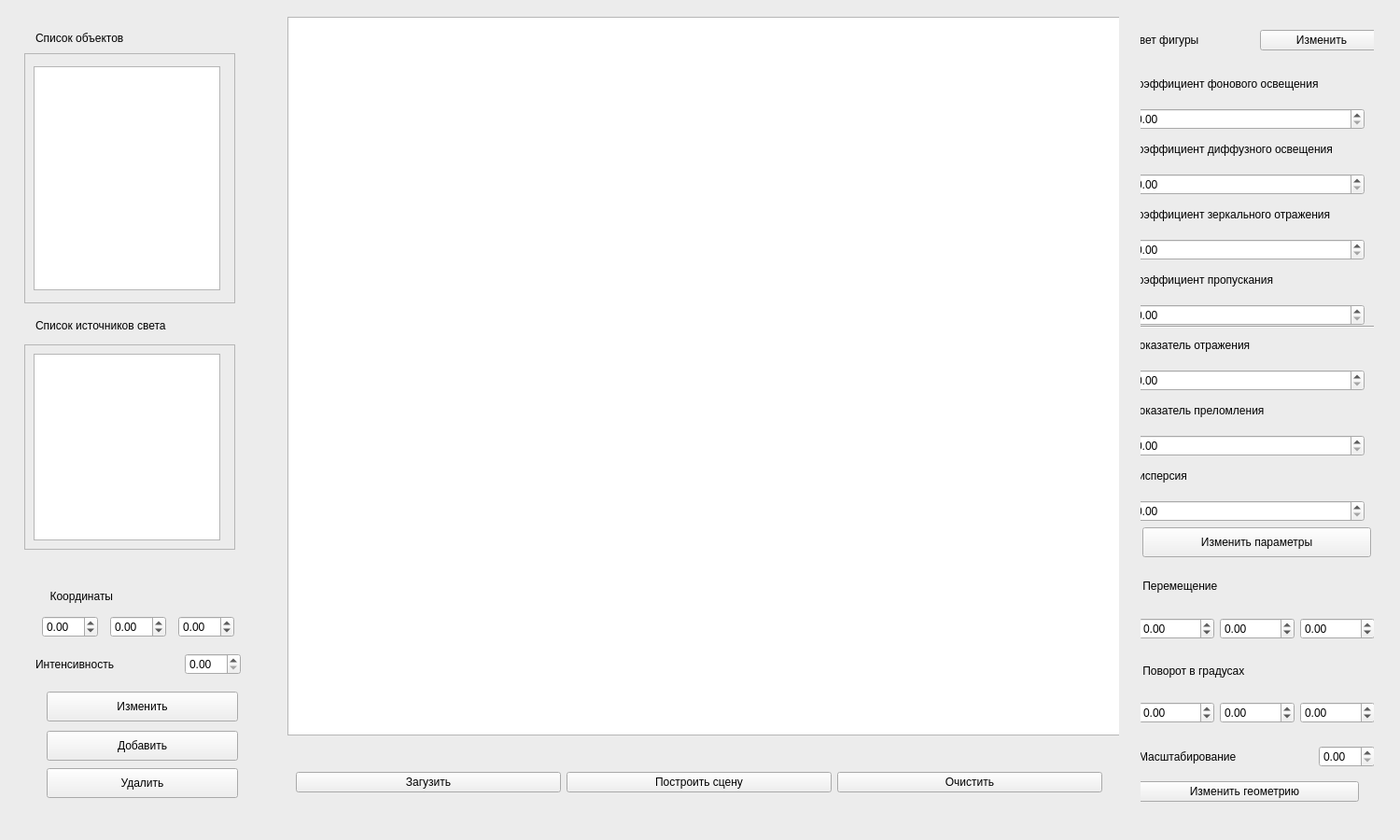
<?xml version="1.0" encoding="UTF-8"?>
<ui version="4.0">
 <class>MainWindow</class>
 <widget class="QMainWindow" name="MainWindow">
  <property name="geometry">
   <rect>
    <x>0</x>
    <y>0</y>
    <width>1500</width>
    <height>900</height>
   </rect>
  </property>
  <property name="minimumSize">
   <size>
    <width>1500</width>
    <height>850</height>
   </size>
  </property>
  <property name="maximumSize">
   <size>
    <width>1500</width>
    <height>907</height>
   </size>
  </property>
  <property name="palette">
   <palette>
    <active>
     <colorrole role="Window">
      <brush brushstyle="SolidPattern">
       <color alpha="255">
        <red>228</red>
        <green>212</green>
        <blue>240</blue>
       </color>
      </brush>
     </colorrole>
    </active>
    <inactive>
     <colorrole role="Window">
      <brush brushstyle="SolidPattern">
       <color alpha="255">
        <red>236</red>
        <green>236</green>
        <blue>236</blue>
       </color>
      </brush>
     </colorrole>
    </inactive>
    <disabled>
     <colorrole role="Window">
      <brush brushstyle="SolidPattern">
       <color alpha="255">
        <red>228</red>
        <green>212</green>
        <blue>240</blue>
       </color>
      </brush>
     </colorrole>
    </disabled>
   </palette>
  </property>
  <property name="windowTitle">
   <string>MainWindow</string>
  </property>
  <property name="layoutDirection">
   <enum>Qt::LeftToRight</enum>
  </property>
  <widget class="QWidget" name="centralwidget">
   <property name="sizePolicy">
    <sizepolicy hsizetype="Fixed" vsizetype="Fixed">
     <horstretch>0</horstretch>
     <verstretch>0</verstretch>
    </sizepolicy>
   </property>
   <layout class="QGridLayout" name="gridLayout">
    <item row="0" column="3">
     <widget class="QWidget" name="canvas_widget" native="true">
      <property name="minimumSize">
       <size>
        <width>900</width>
        <height>0</height>
       </size>
      </property>
      <property name="maximumSize">
       <size>
        <width>900</width>
        <height>16777215</height>
       </size>
      </property>
      <layout class="QVBoxLayout" name="verticalLayout_5">
       <item>
        <widget class="QGraphicsView" name="canvas">
         <property name="minimumSize">
          <size>
           <width>900</width>
           <height>770</height>
          </size>
         </property>
         <property name="maximumSize">
          <size>
           <width>900</width>
           <height>770</height>
          </size>
         </property>
        </widget>
       </item>
       <item>
        <widget class="QWidget" name="draw_load_widget" native="true">
         <property name="sizePolicy">
          <sizepolicy hsizetype="Expanding" vsizetype="Preferred">
           <horstretch>0</horstretch>
           <verstretch>0</verstretch>
          </sizepolicy>
         </property>
         <property name="minimumSize">
          <size>
           <width>0</width>
           <height>0</height>
          </size>
         </property>
         <property name="maximumSize">
          <size>
           <width>900</width>
           <height>16777215</height>
          </size>
         </property>
         <layout class="QHBoxLayout" name="horizontalLayout_13">
          <item>
           <widget class="QPushButton" name="load">
            <property name="text">
             <string>Загузить</string>
            </property>
           </widget>
          </item>
          <item>
           <widget class="QPushButton" name="draw">
            <property name="text">
             <string>Построить сцену</string>
            </property>
           </widget>
          </item>
          <item>
           <widget class="QPushButton" name="clean">
            <property name="text">
             <string>Очистить</string>
            </property>
           </widget>
          </item>
         </layout>
        </widget>
       </item>
      </layout>
     </widget>
    </item>
    <item row="0" column="0">
     <widget class="QWidget" name="light_widget" native="true">
      <property name="minimumSize">
       <size>
        <width>250</width>
        <height>0</height>
       </size>
      </property>
      <property name="maximumSize">
       <size>
        <width>250</width>
        <height>16777215</height>
       </size>
      </property>
      <widget class="QWidget" name="objects_list_widget" native="true">
       <property name="geometry">
        <rect>
         <x>0</x>
         <y>12</y>
         <width>250</width>
         <height>310</height>
        </rect>
       </property>
       <property name="minimumSize">
        <size>
         <width>250</width>
         <height>0</height>
        </size>
       </property>
       <widget class="QLabel" name="objects_list_label">
        <property name="geometry">
         <rect>
          <x>12</x>
          <y>12</y>
          <width>108</width>
          <height>16</height>
         </rect>
        </property>
        <property name="text">
         <string>Список объектов</string>
        </property>
       </widget>
       <widget class="QScrollArea" name="objects_list_scroll">
        <property name="geometry">
         <rect>
          <x>0</x>
          <y>36</y>
          <width>226</width>
          <height>268</height>
         </rect>
        </property>
        <property name="widgetResizable">
         <bool>true</bool>
        </property>
        <widget class="QWidget" name="objects_list_scroll_widget">
         <property name="geometry">
          <rect>
           <x>0</x>
           <y>0</y>
           <width>224</width>
           <height>266</height>
          </rect>
         </property>
         <layout class="QVBoxLayout" name="verticalLayout_6">
          <item>
           <widget class="QListWidget" name="objects_list">
            <property name="maximumSize">
             <size>
              <width>200</width>
              <height>240</height>
             </size>
            </property>
           </widget>
          </item>
         </layout>
        </widget>
       </widget>
      </widget>
      <widget class="QWidget" name="lights_list_widget" native="true">
       <property name="geometry">
        <rect>
         <x>0</x>
         <y>320</y>
         <width>250</width>
         <height>260</height>
        </rect>
       </property>
       <property name="minimumSize">
        <size>
         <width>250</width>
         <height>0</height>
        </size>
       </property>
       <widget class="QLabel" name="lights_list_label">
        <property name="geometry">
         <rect>
          <x>12</x>
          <y>12</y>
          <width>161</width>
          <height>16</height>
         </rect>
        </property>
        <property name="text">
         <string>Список источников света</string>
        </property>
       </widget>
       <widget class="QScrollArea" name="lights_list_scroll">
        <property name="geometry">
         <rect>
          <x>0</x>
          <y>40</y>
          <width>226</width>
          <height>220</height>
         </rect>
        </property>
        <property name="maximumSize">
         <size>
          <width>226</width>
          <height>220</height>
         </size>
        </property>
        <property name="widgetResizable">
         <bool>true</bool>
        </property>
        <widget class="QWidget" name="lights_list_scroll_widget">
         <property name="geometry">
          <rect>
           <x>0</x>
           <y>0</y>
           <width>224</width>
           <height>218</height>
          </rect>
         </property>
         <layout class="QVBoxLayout" name="verticalLayout_12">
          <item>
           <widget class="QListWidget" name="lights_list">
            <property name="maximumSize">
             <size>
              <width>200</width>
              <height>200</height>
             </size>
            </property>
           </widget>
          </item>
         </layout>
        </widget>
       </widget>
      </widget>
      <widget class="QWidget" name="lights_actions_widget" native="true">
       <property name="geometry">
        <rect>
         <x>12</x>
         <y>580</y>
         <width>250</width>
         <height>281</height>
        </rect>
       </property>
       <property name="minimumSize">
        <size>
         <width>250</width>
         <height>0</height>
        </size>
       </property>
       <widget class="QLabel" name="coordinates_light_label">
        <property name="geometry">
         <rect>
          <x>0</x>
          <y>42</y>
          <width>92</width>
          <height>16</height>
         </rect>
        </property>
        <property name="text">
         <string>  Координаты</string>
        </property>
        <property name="alignment">
         <set>Qt::AlignCenter</set>
        </property>
       </widget>
       <widget class="QWidget" name="coordinates_light_widget" native="true">
        <property name="geometry">
         <rect>
          <x>0</x>
          <y>60</y>
          <width>220</width>
          <height>45</height>
         </rect>
        </property>
        <layout class="QHBoxLayout" name="horizontalLayout_9">
         <item>
          <widget class="QDoubleSpinBox" name="light_x">
           <property name="maximumSize">
            <size>
             <width>60</width>
             <height>16777215</height>
            </size>
           </property>
           <property name="minimum">
            <double>-10000.000000000000000</double>
           </property>
           <property name="maximum">
            <double>10000.000000000000000</double>
           </property>
           <property name="singleStep">
            <double>1.000000000000000</double>
           </property>
          </widget>
         </item>
         <item>
          <widget class="QDoubleSpinBox" name="light_y">
           <property name="maximumSize">
            <size>
             <width>60</width>
             <height>16777215</height>
            </size>
           </property>
           <property name="minimum">
            <double>-10000.000000000000000</double>
           </property>
           <property name="maximum">
            <double>10000.000000000000000</double>
           </property>
           <property name="singleStep">
            <double>1.000000000000000</double>
           </property>
          </widget>
         </item>
         <item>
          <widget class="QDoubleSpinBox" name="light_z">
           <property name="maximumSize">
            <size>
             <width>60</width>
             <height>16777215</height>
            </size>
           </property>
           <property name="minimum">
            <double>-10000.000000000000000</double>
           </property>
           <property name="maximum">
            <double>10000.000000000000000</double>
           </property>
          </widget>
         </item>
        </layout>
       </widget>
       <widget class="QWidget" name="light_intensity_widget" native="true">
        <property name="geometry">
         <rect>
          <x>0</x>
          <y>100</y>
          <width>220</width>
          <height>45</height>
         </rect>
        </property>
        <layout class="QHBoxLayout" name="horizontalLayout_11">
         <item>
          <widget class="QLabel" name="light_intensity_label">
           <property name="text">
            <string>Интенсивность</string>
           </property>
          </widget>
         </item>
         <item>
          <widget class="QDoubleSpinBox" name="light_intensity">
           <property name="minimumSize">
            <size>
             <width>52</width>
             <height>0</height>
            </size>
           </property>
           <property name="maximumSize">
            <size>
             <width>60</width>
             <height>16777215</height>
            </size>
           </property>
           <property name="maximum">
            <double>1.000000000000000</double>
           </property>
           <property name="singleStep">
            <double>0.000001000000000</double>
           </property>
          </widget>
         </item>
        </layout>
       </widget>
       <widget class="QPushButton" name="change_light">
        <property name="geometry">
         <rect>
          <x>12</x>
          <y>152</y>
          <width>205</width>
          <height>32</height>
         </rect>
        </property>
        <property name="text">
         <string>Изменить</string>
        </property>
       </widget>
       <widget class="QPushButton" name="add_light">
        <property name="geometry">
         <rect>
          <x>12</x>
          <y>194</y>
          <width>205</width>
          <height>32</height>
         </rect>
        </property>
        <property name="text">
         <string>Добавить</string>
        </property>
       </widget>
       <widget class="QPushButton" name="del_light">
        <property name="geometry">
         <rect>
          <x>12</x>
          <y>234</y>
          <width>205</width>
          <height>32</height>
         </rect>
        </property>
        <property name="text">
         <string>Удалить</string>
        </property>
       </widget>
      </widget>
     </widget>
    </item>
    <item row="0" column="4">
     <widget class="QWidget" name="object_widget" native="true">
      <property name="minimumSize">
       <size>
        <width>250</width>
        <height>0</height>
       </size>
      </property>
      <property name="maximumSize">
       <size>
        <width>250</width>
        <height>16777215</height>
       </size>
      </property>
      <widget class="QWidget" name="substance_widget" native="true">
       <property name="geometry">
        <rect>
         <x>-10</x>
         <y>0</y>
         <width>270</width>
         <height>591</height>
        </rect>
       </property>
       <property name="minimumSize">
        <size>
         <width>250</width>
         <height>0</height>
        </size>
       </property>
       <widget class="QWidget" name="object_color_widget" native="true">
        <property name="geometry">
         <rect>
          <x>0</x>
          <y>12</y>
          <width>270</width>
          <height>44</height>
         </rect>
        </property>
        <layout class="QHBoxLayout" name="horizontalLayout_5">
         <item>
          <widget class="QLabel" name="object_color_label">
           <property name="text">
            <string>Цвет фигуры</string>
           </property>
          </widget>
         </item>
         <item>
          <widget class="QPushButton" name="change_object_color">
           <property name="minimumSize">
            <size>
             <width>60</width>
             <height>0</height>
            </size>
           </property>
           <property name="text">
            <string>Изменить</string>
           </property>
          </widget>
         </item>
        </layout>
       </widget>
       <widget class="QWidget" name="ambient_widget" native="true">
        <property name="geometry">
         <rect>
          <x>0</x>
          <y>60</y>
          <width>270</width>
          <height>70</height>
         </rect>
        </property>
        <layout class="QVBoxLayout" name="verticalLayout_2">
         <item>
          <widget class="QLabel" name="ambient_label">
           <property name="text">
            <string>Коэффициент фонового освещения</string>
           </property>
           <property name="wordWrap">
            <bool>true</bool>
           </property>
          </widget>
         </item>
         <item>
          <widget class="QDoubleSpinBox" name="change_ambient_coefficient">
           <property name="minimumSize">
            <size>
             <width>90</width>
             <height>0</height>
            </size>
           </property>
           <property name="maximumSize">
            <size>
             <width>250</width>
             <height>16777215</height>
            </size>
           </property>
           <property name="maximum">
            <double>1.000000000000000</double>
           </property>
           <property name="singleStep">
            <double>0.000001000000000</double>
           </property>
          </widget>
         </item>
        </layout>
       </widget>
       <widget class="QWidget" name="diffuse_widget" native="true">
        <property name="geometry">
         <rect>
          <x>0</x>
          <y>130</y>
          <width>270</width>
          <height>70</height>
         </rect>
        </property>
        <layout class="QVBoxLayout" name="verticalLayout_3">
         <item>
          <widget class="QLabel" name="diffuse_label">
           <property name="text">
            <string>Коэффициент диффузного освещения</string>
           </property>
           <property name="wordWrap">
            <bool>true</bool>
           </property>
          </widget>
         </item>
         <item>
          <widget class="QDoubleSpinBox" name="change_diffuse_coefficient">
           <property name="minimumSize">
            <size>
             <width>90</width>
             <height>0</height>
            </size>
           </property>
           <property name="maximumSize">
            <size>
             <width>250</width>
             <height>16777215</height>
            </size>
           </property>
           <property name="maximum">
            <double>1.000000000000000</double>
           </property>
           <property name="singleStep">
            <double>0.000001000000000</double>
           </property>
          </widget>
         </item>
        </layout>
       </widget>
       <widget class="QWidget" name="specular_widget" native="true">
        <property name="geometry">
         <rect>
          <x>0</x>
          <y>200</y>
          <width>270</width>
          <height>70</height>
         </rect>
        </property>
        <layout class="QVBoxLayout" name="verticalLayout">
         <item>
          <widget class="QLabel" name="specular_label">
           <property name="text">
            <string>Коэффициент зеркального отражения</string>
           </property>
           <property name="wordWrap">
            <bool>true</bool>
           </property>
          </widget>
         </item>
         <item>
          <widget class="QDoubleSpinBox" name="change_specular_coefficient">
           <property name="minimumSize">
            <size>
             <width>90</width>
             <height>0</height>
            </size>
           </property>
           <property name="maximumSize">
            <size>
             <width>250</width>
             <height>16777215</height>
            </size>
           </property>
           <property name="maximum">
            <double>1.000000000000000</double>
           </property>
           <property name="singleStep">
            <double>0.000001000000000</double>
           </property>
          </widget>
         </item>
        </layout>
       </widget>
       <widget class="QWidget" name="refract_widget" native="true">
        <property name="geometry">
         <rect>
          <x>0</x>
          <y>270</y>
          <width>270</width>
          <height>70</height>
         </rect>
        </property>
        <layout class="QVBoxLayout" name="verticalLayout_4">
         <item>
          <widget class="QLabel" name="refract_label">
           <property name="text">
            <string>Коэффициент пропускания</string>
           </property>
           <property name="wordWrap">
            <bool>true</bool>
           </property>
          </widget>
         </item>
         <item>
          <widget class="QDoubleSpinBox" name="change_refract_coefficient">
           <property name="maximumSize">
            <size>
             <width>250</width>
             <height>16777215</height>
            </size>
           </property>
           <property name="maximum">
            <double>1.000000000000000</double>
           </property>
           <property name="singleStep">
            <double>0.000001000000000</double>
           </property>
          </widget>
         </item>
        </layout>
       </widget>
       <widget class="QWidget" name="specular_index_widget" native="true">
        <property name="geometry">
         <rect>
          <x>0</x>
          <y>340</y>
          <width>270</width>
          <height>70</height>
         </rect>
        </property>
        <layout class="QVBoxLayout" name="verticalLayout_10">
         <item>
          <widget class="QLabel" name="specular_index_label">
           <property name="text">
            <string>Показатель отражения</string>
           </property>
           <property name="wordWrap">
            <bool>true</bool>
           </property>
          </widget>
         </item>
         <item>
          <widget class="QDoubleSpinBox" name="change_specular_index">
           <property name="minimumSize">
            <size>
             <width>90</width>
             <height>0</height>
            </size>
           </property>
           <property name="maximumSize">
            <size>
             <width>250</width>
             <height>16777215</height>
            </size>
           </property>
           <property name="maximum">
            <double>10000.000000000000000</double>
           </property>
           <property name="singleStep">
            <double>0.000001000000000</double>
           </property>
          </widget>
         </item>
        </layout>
       </widget>
       <widget class="QWidget" name="refract_index_widget" native="true">
        <property name="geometry">
         <rect>
          <x>0</x>
          <y>410</y>
          <width>270</width>
          <height>70</height>
         </rect>
        </property>
        <layout class="QVBoxLayout" name="verticalLayout_13">
         <item>
          <widget class="QLabel" name="refract_index_label">
           <property name="text">
            <string>Показатель преломления</string>
           </property>
           <property name="wordWrap">
            <bool>true</bool>
           </property>
          </widget>
         </item>
         <item>
          <widget class="QDoubleSpinBox" name="change_refract_index">
           <property name="minimumSize">
            <size>
             <width>90</width>
             <height>0</height>
            </size>
           </property>
           <property name="maximumSize">
            <size>
             <width>250</width>
             <height>16777215</height>
            </size>
           </property>
           <property name="maximum">
            <double>3.000000000000000</double>
           </property>
           <property name="singleStep">
            <double>0.000001000000000</double>
           </property>
          </widget>
         </item>
        </layout>
       </widget>
       <widget class="QWidget" name="dispersion_widget" native="true">
        <property name="geometry">
         <rect>
          <x>0</x>
          <y>480</y>
          <width>270</width>
          <height>70</height>
         </rect>
        </property>
        <layout class="QVBoxLayout" name="verticalLayout_14">
         <item>
          <widget class="QLabel" name="dispersion_label">
           <property name="text">
            <string>Дисперсия</string>
           </property>
          </widget>
         </item>
         <item>
          <widget class="QDoubleSpinBox" name="change_dispersion">
           <property name="minimumSize">
            <size>
             <width>90</width>
             <height>0</height>
            </size>
           </property>
           <property name="maximumSize">
            <size>
             <width>250</width>
             <height>16777215</height>
            </size>
           </property>
           <property name="maximum">
            <double>10000000000.000000000000000</double>
           </property>
           <property name="singleStep">
            <double>0.000001000000000</double>
           </property>
          </widget>
         </item>
        </layout>
       </widget>
       <widget class="QPushButton" name="change_parametrs">
        <property name="geometry">
         <rect>
          <x>12</x>
          <y>556</y>
          <width>245</width>
          <height>32</height>
         </rect>
        </property>
        <property name="text">
         <string>Изменить параметры</string>
        </property>
       </widget>
       <widget class="Line" name="line">
        <property name="geometry">
         <rect>
          <x>0</x>
          <y>340</y>
          <width>270</width>
          <height>3</height>
         </rect>
        </property>
        <property name="orientation">
         <enum>Qt::Horizontal</enum>
        </property>
       </widget>
      </widget>
      <widget class="QWidget" name="action_widget" native="true">
       <property name="geometry">
        <rect>
         <x>-11</x>
         <y>600</y>
         <width>271</width>
         <height>250</height>
        </rect>
       </property>
       <property name="minimumSize">
        <size>
         <width>250</width>
         <height>0</height>
        </size>
       </property>
       <property name="maximumSize">
        <size>
         <width>300</width>
         <height>250</height>
        </size>
       </property>
       <layout class="QVBoxLayout" name="verticalLayout_11">
        <item>
         <widget class="QLabel" name="move_label">
          <property name="text">
           <string>    Перемещение</string>
          </property>
         </widget>
        </item>
        <item>
         <widget class="QWidget" name="move_xyz_widget" native="true">
          <layout class="QHBoxLayout" name="horizontalLayout">
           <item>
            <widget class="QDoubleSpinBox" name="move_x">
             <property name="minimum">
              <double>-10000.000000000000000</double>
             </property>
             <property name="maximum">
              <double>10000.000000000000000</double>
             </property>
             <property name="singleStep">
              <double>0.000001000000000</double>
             </property>
            </widget>
           </item>
           <item>
            <widget class="QDoubleSpinBox" name="move_y">
             <property name="minimum">
              <double>-10000.000000000000000</double>
             </property>
             <property name="maximum">
              <double>10000.000000000000000</double>
             </property>
             <property name="singleStep">
              <double>0.000001000000000</double>
             </property>
            </widget>
           </item>
           <item>
            <widget class="QDoubleSpinBox" name="move_z">
             <property name="minimum">
              <double>-10000.000000000000000</double>
             </property>
             <property name="maximum">
              <double>10000.000000000000000</double>
             </property>
             <property name="singleStep">
              <double>0.000001000000000</double>
             </property>
            </widget>
           </item>
          </layout>
         </widget>
        </item>
        <item>
         <widget class="QLabel" name="rotate_label">
          <property name="text">
           <string>    Поворот в градусах</string>
          </property>
         </widget>
        </item>
        <item>
         <widget class="QWidget" name="rotate_xyz_widget" native="true">
          <layout class="QHBoxLayout" name="horizontalLayout_4">
           <item>
            <widget class="QDoubleSpinBox" name="rotate_x">
             <property name="minimum">
              <double>-10000.000000000000000</double>
             </property>
             <property name="maximum">
              <double>10000.000000000000000</double>
             </property>
             <property name="singleStep">
              <double>0.000001000000000</double>
             </property>
            </widget>
           </item>
           <item>
            <widget class="QDoubleSpinBox" name="rotate_y">
             <property name="minimum">
              <double>-10000.000000000000000</double>
             </property>
             <property name="maximum">
              <double>10000.000000000000000</double>
             </property>
             <property name="singleStep">
              <double>0.000001000000000</double>
             </property>
            </widget>
           </item>
           <item>
            <widget class="QDoubleSpinBox" name="rotate_z">
             <property name="minimum">
              <double>-10000.000000000000000</double>
             </property>
             <property name="maximum">
              <double>10000.000000000000000</double>
             </property>
             <property name="singleStep">
              <double>0.000001000000000</double>
             </property>
            </widget>
           </item>
          </layout>
         </widget>
        </item>
        <item>
         <widget class="QWidget" name="scale_widget" native="true">
          <layout class="QHBoxLayout" name="horizontalLayout_10">
           <item>
            <widget class="QLabel" name="scale_label">
             <property name="text">
              <string>Масштабирование</string>
             </property>
            </widget>
           </item>
           <item>
            <widget class="QDoubleSpinBox" name="scale_n">
             <property name="maximumSize">
              <size>
               <width>60</width>
               <height>16777215</height>
              </size>
             </property>
             <property name="minimum">
              <double>0.000000000000000</double>
             </property>
             <property name="maximum">
              <double>10000.000000000000000</double>
             </property>
             <property name="singleStep">
              <double>0.000001000000000</double>
             </property>
            </widget>
           </item>
          </layout>
         </widget>
        </item>
        <item>
         <widget class="QPushButton" name="change_geometry">
          <property name="maximumSize">
           <size>
            <width>245</width>
            <height>16777215</height>
           </size>
          </property>
          <property name="text">
           <string>Изменить геометрию</string>
          </property>
         </widget>
        </item>
       </layout>
      </widget>
     </widget>
    </item>
   </layout>
  </widget>
 </widget>
 <resources/>
 <connections/>
</ui>
